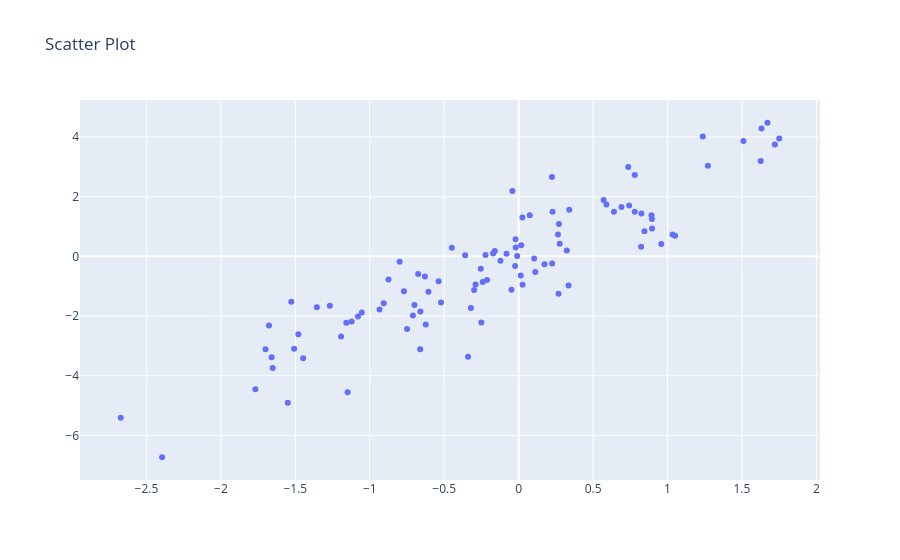

This figure's notebook cell:
### Code cell
fig = go.Figure()
x = np.random.randn(100)
y = 2 * x + np.random.randn(100)
fig.add_trace(go.Scatter(x=x, y=y, mode='markers', name='Data Points'))
fig.update_layout(title='Scatter Plot')
fig.show()
